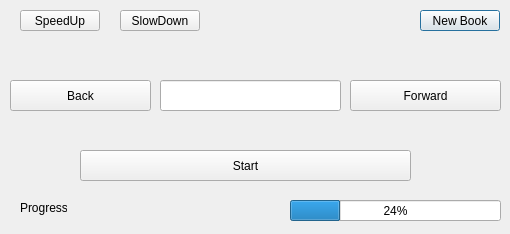
<?xml version="1.0" encoding="UTF-8"?>
<ui version="4.0">
 <class>Dialog</class>
 <widget class="QDialog" name="Dialog">
  <property name="geometry">
   <rect>
    <x>0</x>
    <y>0</y>
    <width>510</width>
    <height>234</height>
   </rect>
  </property>
  <property name="windowTitle">
   <string>Dialog</string>
  </property>
  <widget class="QPushButton" name="newBook">
   <property name="geometry">
    <rect>
     <x>420</x>
     <y>10</y>
     <width>80</width>
     <height>21</height>
    </rect>
   </property>
   <property name="text">
    <string>New Book</string>
   </property>
  </widget>
  <widget class="QProgressBar" name="progressBar">
   <property name="geometry">
    <rect>
     <x>290</x>
     <y>200</y>
     <width>211</width>
     <height>21</height>
    </rect>
   </property>
   <property name="value">
    <number>24</number>
   </property>
  </widget>
  <widget class="QLabel" name="label">
   <property name="geometry">
    <rect>
     <x>20</x>
     <y>200</y>
     <width>47</width>
     <height>16</height>
    </rect>
   </property>
   <property name="text">
    <string>Progress:</string>
   </property>
  </widget>
  <widget class="QLineEdit" name="wordLine">
   <property name="geometry">
    <rect>
     <x>160</x>
     <y>80</y>
     <width>181</width>
     <height>31</height>
    </rect>
   </property>
  </widget>
  <widget class="QPushButton" name="buttonStart">
   <property name="geometry">
    <rect>
     <x>80</x>
     <y>150</y>
     <width>331</width>
     <height>31</height>
    </rect>
   </property>
   <property name="text">
    <string>Start</string>
   </property>
  </widget>
  <widget class="QPushButton" name="buttonBack">
   <property name="geometry">
    <rect>
     <x>10</x>
     <y>80</y>
     <width>141</width>
     <height>31</height>
    </rect>
   </property>
   <property name="text">
    <string>Back</string>
   </property>
  </widget>
  <widget class="QPushButton" name="buttonForward">
   <property name="geometry">
    <rect>
     <x>350</x>
     <y>80</y>
     <width>151</width>
     <height>31</height>
    </rect>
   </property>
   <property name="text">
    <string>Forward</string>
   </property>
  </widget>
  <widget class="QPushButton" name="speedUpButton">
   <property name="geometry">
    <rect>
     <x>20</x>
     <y>10</y>
     <width>80</width>
     <height>21</height>
    </rect>
   </property>
   <property name="text">
    <string>SpeedUp</string>
   </property>
  </widget>
  <widget class="QPushButton" name="speedDownButton">
   <property name="geometry">
    <rect>
     <x>120</x>
     <y>10</y>
     <width>80</width>
     <height>21</height>
    </rect>
   </property>
   <property name="text">
    <string>SlowDown</string>
   </property>
  </widget>
 </widget>
 <layoutdefault spacing="6" margin="11"/>
 <resources/>
 <connections/>
</ui>
